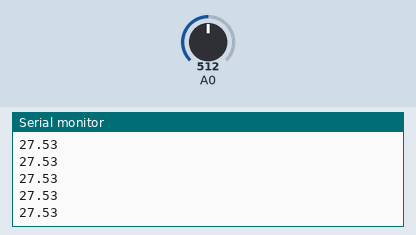
This sketch was run on a simulated Arduino Uno, built with avr-gcc and run on an emulated ATmega328P. Shown: the last lines printed to the serial monitor. The inputs (shaded band) are chosen by the test bench; at power-on: A0 = 512.

Above: at 1.2 s.
1.3 s: A0 set to 716
At 1.9 s:
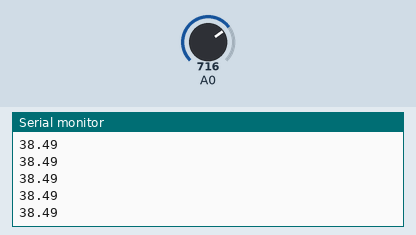
2.8 s: A0 set to 900
At 3.7 s:
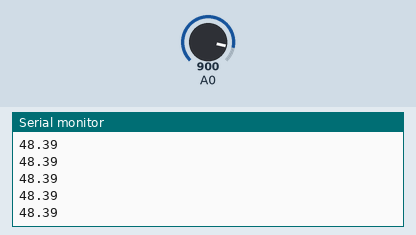
Timing chart, 0 to 5.8 s (numbered marks = the images above; inputs shaded):
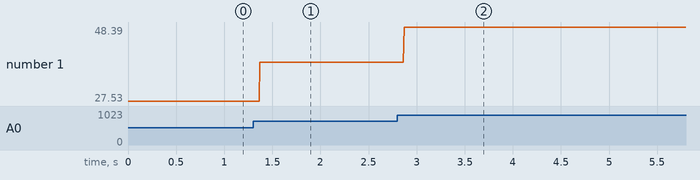

The sketch:

BatteryTesting.ino
```cpp
void setup() {
  //Start serial communication at 9600 bits per second
  Serial.begin(9600);

}

void loop() {
  //Read the sensor input on analog pin 0
  int sensorReading = analogRead(A0);

  //Convert the analog input to a voltage reading
  float voltageReading = sensorReading * (5.0 / 1023.0);

  //Account for the voltage divider used to step down the voltage
  float actualVoltage = voltageReading * 11.0;

  Serial.println(actualVoltage);
}
```

Measured:
- after the input at 1.3 s, the serial monitor: prints a new line after 0.07 s (image 1)
- after the input at 2.8 s, the serial monitor: prints a new line after 0.07 s (image 2)
- plotted number 1: 27.53 → 38.49 after the input at 1.3 s, 38.49 → 48.39 after the input at 2.8 s
